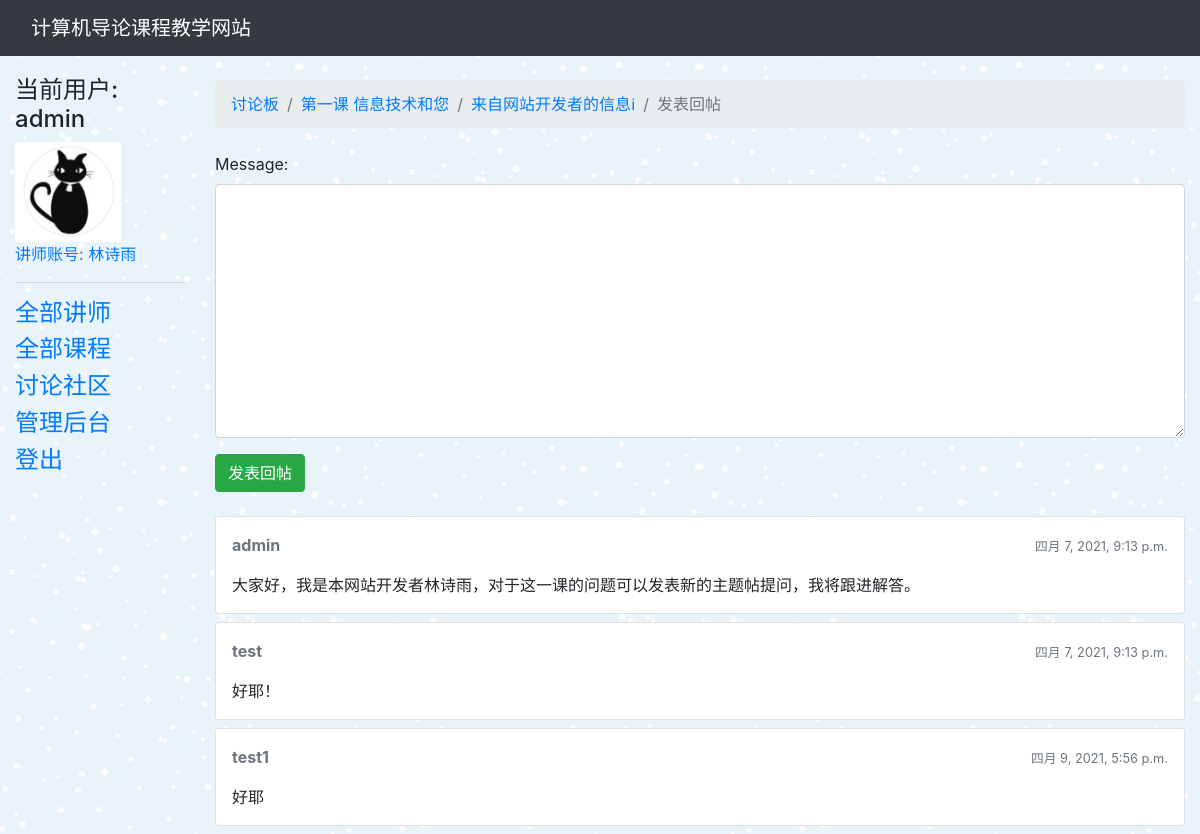
Page /discussboard/board/4/topic/13/reply (signed in) on the committed database.
### siteindex/models.py (models this page shows, shortened)
class Lecturer(models.Model):
    name = models.CharField(max_length=100)
    title = models.CharField(max_length=100)
    college = models.CharField(max_length=100)
    intro = models.TextField(max_length=10000, null=True,
                             blank=True, help_text='讲师简介')
    avatar = models.ImageField(upload_to='avatars', blank=True, null=True)
    user = models.OneToOneField(
        User, blank=True, null=True, related_name='lecturer', on_delete=models.CASCADE)
    def avatar_url(self):
        if self.avatar and hasattr(self.avatar, 'url'):
            return self.avatar.url
        else:
            return '/media/defaultavatar.png'
    class Meta:
        ordering = ['name']

class Lesson(models.Model):
    title = models.CharField(max_length=200)
    lecturer = models.ForeignKey(
        Lecturer, on_delete=models.SET_NULL, null=True)
    summary = models.TextField(max_length=1000, help_text='输入该节课程的简介')
    date_of_release = models.DateField(null=True, blank=True)
    precondition = models.OneToOneField(
        "Lesson", blank=True, null=True, related_name='precond_of', on_delete=models.CASCADE)
    video = models.FileField(upload_to='videos', blank=True, null=True)
    image_1 = models.ImageField(upload_to='images', blank=True, null=True)
    parag_1 = models.TextField(max_length=100000, help_text='正文第一段', null=True)
    image_2 = models.ImageField(upload_to='images', blank=True, null=True)
    parag_2 = models.TextField(
        max_length=100000, help_text='正文第二段', null=True, blank=True)
    image_3 = models.ImageField(upload_to='images', blank=True, null=True)
    parag_3 = models.TextField(
        max_length=100000, help_text='正文第三段', null=True, blank=True)
    def __str__(self):
        return self.title

### discussboard/models.py (models this page shows, shortened)
class Topic(models.Model):
    subject = models.CharField(max_length=200)
    created_at = models.DateTimeField(auto_now_add=True)
    board = models.ForeignKey(
        Board, related_name='topics', on_delete=models.CASCADE)
    starter = models.ForeignKey(
        User, related_name='topics', on_delete=models.CASCADE)

class Board(models.Model):
    lesson = models.OneToOneField(
        Lesson, blank=True, null=True, related_name='board', on_delete=models.CASCADE)
    description = models.CharField(max_length=1000)
    def __str__(self):
        return f"{self.lesson}"

class Post(models.Model):
    message = models.TextField(max_length=5000)
    topic = models.ForeignKey(
        Topic, related_name='posts', on_delete=models.CASCADE)
    created_at = models.DateTimeField(auto_now_add=True)
    created_by = models.ForeignKey(
        User, related_name='posts', on_delete=models.CASCADE)

### discussboard/views.py (the view)
@login_required
def reply_topic(request, pk, topic_pk):
    topic = get_object_or_404(Topic, board__pk=pk, pk=topic_pk)
    if request.method == 'POST':
        form = PostForm(request.POST)
        if form.is_valid():
            post = form.save(commit=False)
            post.topic = topic
            post.created_by = request.user
            post.save()
            return redirect('topic-posts', pk=pk, topic_pk=topic_pk)
    else:
        form = PostForm()
    return render(request, 'discussboard/reply_topic.html', {'topic': topic, 'form': form})

### discussboard/forms.py
class PostForm(forms.ModelForm):
    class Meta:
        model = Post
        fields = ['message', ]

### discussboard/templates/discussboard/reply_topic.html (shortened to what this page needs)
{% extends 'base_generic.html' %}
{% block breadcrumb %}
  <li class="breadcrumb-item"><a href="{% url 'board-home-view' %}">讨论板</a></li>
  <li class="breadcrumb-item"><a href="{% url 'board-topics' topic.board.pk %}">{{ topic.board }}</a></li>
  <li class="breadcrumb-item"><a href="{% url 'topic-posts' topic.board.pk topic.pk %}">{{ topic.subject }}</a></li>
  <li class="breadcrumb-item active">发表回帖</li>
{% endblock %}
{% block content %}
  <form method="post" class="mb-4">
    {% include 'discussboard/form.html' %}
    <button type="submit" class="btn btn-success">发表回帖</button>
  </form>
  {% for post in topic.posts.all %}
    <div class="card mb-2">
      <div class="card-body p-3">
        <div class="row mb-3">
          <div class="col-6">
            <strong class="text-muted">{{ post.created_by.username }}</strong>
          </div>
          <div class="col-6 text-right">
            <small class="text-muted">{{ post.created_at }}</small>
          </div>
        </div>
        {{ post.message }}
      </div>
    </div>
  {% endfor %}
{% endblock %}

### siteindex/templates/base_generic.html (shortened to what this page needs)
<!DOCTYPE html>
<html lang="zh-cmn-Hans">
<head>
    {% load static %}
    <link rel="stylesheet" href="{% static 'css/styles.css' %}">
    <link rel="stylesheet" href="{% static 'css/bootstrap.min.css' %}">
</head>
<body>
    <nav class="navbar navbar-expand-lg navbar-dark bg-dark">
      <div class="container-fluid">
        <a class="navbar-brand" href="{% url 'index' %}">计算机导论课程教学网站</a>
      </div>
    </nav>
    <div class="container-fluid">
        <div class="row">
            <div class="col-sm-2">
                {% block sidebar %}
                <ul class="sidebar-nav">
                    {% if user.is_authenticated %}
                        <h4>当前用户: {{ user.get_username }}</h4>
                            {% if user.lecturer %}
                                <img src="{{ user.lecturer.avatar_url }}" style="height:100px;"><br>
                                <a href="{% url 'lecturer-detail' user.lecturer.pk %}">讲师账号: {{ user.lecturer.name }}</a><hr>
                                <h4><a href="{% url 'lecturers' %}">全部讲师</a></h4>
                                <h4><a href="{% url 'lessons' %}">全部课程</a></h4>
                                <h4><a href="{% url 'board-home-view' %}">讨论社区</a></h4>
                                {% if user.is_staff %}
                                <h4><a href="{% url 'admin:index' %}">管理后台</a></h4>
                                {% endif %}
                            {% else %}
                                <h4><a href="{% url 'lecturers' %}">全部讲师</a></h4>
                                <h4><a href="{% url 'lessons' %}">全部课程</a></h4>
                                <h4><a href="{% url 'board-home-view' %}">讨论社区</a></h4>
                                <h4><a href="{% url 'quiz-list-view' %}">测验列表</a></h4>
                                <h4><a href="{% url 'my-results' %}">我的成绩记录</a></h4>
                            {% endif %}
                        <h4><a href="{% url 'logout'%}">登出</a></h4>
                    {% else %}
                        <h4><a href="{% url 'login'%}?next={{request.path}}">登录</a></h4>
                        <h4><a href="{% url 'register'%}?next={{request.path}}">注册</a></h4>
                    {% endif %}
                </ul>
                {% endblock %}
            </div>
            <div class="col-sm-10 ">
                <ol class="breadcrumb my-4">
                    {% block breadcrumb %}
                    {% endblock %}
                </ol>
                {% block content %}{% endblock %}
            </div>
        </div>
    </div>
</body>
</html>

### siteindex/static/css/styles.css (style rules this page uses)
.sidebar-nav { margin-top: 20px; padding: 0; list-style: none; }

### siteindex/templates/base_generic.html (style rules this page uses)
body { background-image: url(/media/patterns/blue-snow.png); }

### rows in the picture
Topic: board "第一课 信息技术和您", subject "来自网站开发者的信息ℹ"
Post: created_by.username "admin", created_at "四月 7, 2021, 9:13 p.m.", message "大家好，我是本网站开发者林诗雨，对于这一课的问题可以发表新的主题帖提问，我将跟进解答。"
Post: created_by.username "test", created_at "四月 7, 2021, 9:13 p.m.", message "好耶！"
Post: created_by.username "test1", created_at "四月 9, 2021, 5:56 p.m.", message "好耶"

### other values in the picture
{{ user.get_username }} "admin"
{{ user.lecturer.name }} "林诗雨"
{{ field.label_tag }} "Message:"
